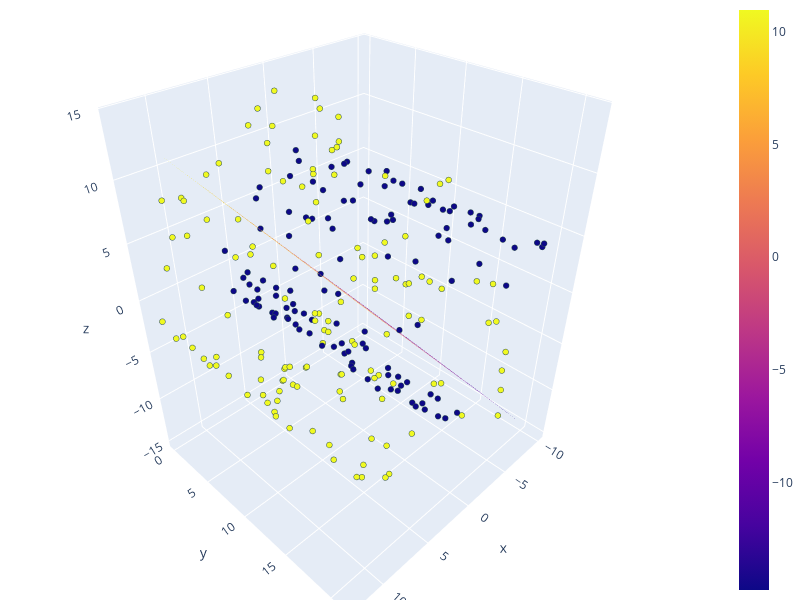

Notebook source saved alongside this figure:
### Code cell
# plot the swiss roll using plotly
# set figure size
fig = px.scatter_3d(x=X_train[:,0], y=X_train[:,1], z=X_train[:,2], color=y_train)
fig.update_traces(marker=dict(size=2,
                                line=dict(width=2,      
                                color='DarkSlateGrey')),
                                selector=dict(mode='markers'))
# add the separating plane
x = np.linspace(-10, 10, 30)
y = np.linspace(0, 20, 30)
X, Y = np.meshgrid(x, y)
Z = (-w[0] * X - w[1] * Y-gamma) / w[2]
fig.add_trace(go.Surface(x=X, y=Y, z=Z, opacity=0.5))
# fig.update_layout(title="Swiss roll dataset with separating plane")
# set size
# remove cmap and colorbar
fig.update_layout(coloraxis_showscale=False)

fig.update_layout(
    autosize=False,
    width=800,
    height=600,
    margin=dict(l=0, r=0, b=0, t=0))
# save

fig.show()

### Figure 1 — Plotly figure (JSON) as saved in the notebook; plotly's stock layout.template omitted (floating-point values rounded to 4 significant figures; data arrays with more than 128 entries replaced by an {"elided": "..."} marker saying what was removed)
{"data": [{"hovertemplate": "x=%{x}<br>y=%{y}<br>z=%{z}<br>color=%{marker.color}<extra></extra>", "legendgroup": "", "marker": {"color": {"elided": "250 int values"}, "coloraxis": "coloraxis", "line": {"color": "DarkSlateGrey", "width": 2}, "size": 2, "symbol": "circle"}, "mode": "markers", "name": "", "scene": "scene", "showlegend": false, "type": "scatter3d", "x": {"elided": "250 float values"}, "y": {"elided": "250 float values"}, "z": {"elided": "250 float values"}}, {"opacity": 0.5, "type": "surface", "x": {"elided": "30x30 float values"}, "y": {"elided": "30x30 float values"}, "z": {"elided": "30x30 float values"}}], "layout": {"autosize": false, "coloraxis": {"colorbar": {"title": {"text": "color"}}, "colorscale": [[0, "#0d0887"], [0.1111, "#46039f"], [0.2222, "#7201a8"], [0.3333, "#9c179e"], [0.4444, "#bd3786"], [0.5556, "#d8576b"], [0.6667, "#ed7953"], [0.7778, "#fb9f3a"], [0.8889, "#fdca26"], [1, "#f0f921"]], "showscale": false}, "height": 600, "legend": {"tracegroupgap": 0}, "margin": {"b": 0, "l": 0, "r": 0, "t": 0}, "scene": {"domain": {"x": [0, 1], "y": [0, 1]}, "xaxis": {"title": {"text": "x"}}, "yaxis": {"title": {"text": "y"}}, "zaxis": {"title": {"text": "z"}}}, "width": 800}}
